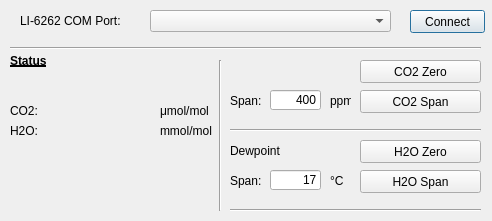
<?xml version="1.0" encoding="UTF-8"?>
<ui version="4.0">
 <class>Dialog</class>
 <widget class="QDialog" name="Dialog">
  <property name="geometry">
   <rect>
    <x>0</x>
    <y>0</y>
    <width>492</width>
    <height>221</height>
   </rect>
  </property>
  <property name="windowTitle">
   <string>Dialog</string>
  </property>
  <widget class="QComboBox" name="COM_LI6262">
   <property name="geometry">
    <rect>
     <x>150</x>
     <y>10</y>
     <width>241</width>
     <height>22</height>
    </rect>
   </property>
  </widget>
  <widget class="QLineEdit" name="CO2SpanVal">
   <property name="geometry">
    <rect>
     <x>270</x>
     <y>90</y>
     <width>51</width>
     <height>20</height>
    </rect>
   </property>
   <property name="text">
    <string>400</string>
   </property>
   <property name="alignment">
    <set>Qt::AlignRight|Qt::AlignTrailing|Qt::AlignVCenter</set>
   </property>
  </widget>
  <widget class="QLabel" name="label_2">
   <property name="geometry">
    <rect>
     <x>20</x>
     <y>10</y>
     <width>121</width>
     <height>21</height>
    </rect>
   </property>
   <property name="text">
    <string>LI-6262 COM Port:</string>
   </property>
  </widget>
  <widget class="Line" name="line">
   <property name="geometry">
    <rect>
     <x>10</x>
     <y>40</y>
     <width>471</width>
     <height>16</height>
    </rect>
   </property>
   <property name="orientation">
    <enum>Qt::Horizontal</enum>
   </property>
  </widget>
  <widget class="QLabel" name="label_5">
   <property name="geometry">
    <rect>
     <x>10</x>
     <y>100</y>
     <width>61</width>
     <height>21</height>
    </rect>
   </property>
   <property name="text">
    <string>CO2:</string>
   </property>
  </widget>
  <widget class="QLabel" name="label_6">
   <property name="geometry">
    <rect>
     <x>10</x>
     <y>120</y>
     <width>61</width>
     <height>21</height>
    </rect>
   </property>
   <property name="text">
    <string>H2O:</string>
   </property>
  </widget>
  <widget class="Line" name="line_2">
   <property name="geometry">
    <rect>
     <x>210</x>
     <y>60</y>
     <width>20</width>
     <height>151</height>
    </rect>
   </property>
   <property name="orientation">
    <enum>Qt::Vertical</enum>
   </property>
  </widget>
  <widget class="QLabel" name="co2">
   <property name="geometry">
    <rect>
     <x>90</x>
     <y>100</y>
     <width>41</width>
     <height>21</height>
    </rect>
   </property>
   <property name="text">
    <string/>
   </property>
   <property name="alignment">
    <set>Qt::AlignRight|Qt::AlignTrailing|Qt::AlignVCenter</set>
   </property>
  </widget>
  <widget class="QLabel" name="h2o">
   <property name="geometry">
    <rect>
     <x>90</x>
     <y>120</y>
     <width>41</width>
     <height>21</height>
    </rect>
   </property>
   <property name="text">
    <string/>
   </property>
   <property name="alignment">
    <set>Qt::AlignRight|Qt::AlignTrailing|Qt::AlignVCenter</set>
   </property>
  </widget>
  <widget class="QLabel" name="label_15">
   <property name="geometry">
    <rect>
     <x>160</x>
     <y>100</y>
     <width>61</width>
     <height>21</height>
    </rect>
   </property>
   <property name="text">
    <string>μmol/mol</string>
   </property>
  </widget>
  <widget class="QLabel" name="label_16">
   <property name="geometry">
    <rect>
     <x>160</x>
     <y>120</y>
     <width>61</width>
     <height>21</height>
    </rect>
   </property>
   <property name="text">
    <string>mmol/mol</string>
   </property>
  </widget>
  <widget class="QLabel" name="label_19">
   <property name="geometry">
    <rect>
     <x>230</x>
     <y>90</y>
     <width>31</width>
     <height>21</height>
    </rect>
   </property>
   <property name="text">
    <string>Span:</string>
   </property>
  </widget>
  <widget class="QLabel" name="label_21">
   <property name="geometry">
    <rect>
     <x>330</x>
     <y>90</y>
     <width>21</width>
     <height>21</height>
    </rect>
   </property>
   <property name="text">
    <string>ppm</string>
   </property>
  </widget>
  <widget class="QLabel" name="label_9">
   <property name="geometry">
    <rect>
     <x>10</x>
     <y>50</y>
     <width>61</width>
     <height>21</height>
    </rect>
   </property>
   <property name="font">
    <font>
     <weight>75</weight>
     <bold>true</bold>
     <underline>true</underline>
    </font>
   </property>
   <property name="text">
    <string>Status</string>
   </property>
  </widget>
  <widget class="Line" name="line_4">
   <property name="geometry">
    <rect>
     <x>230</x>
     <y>120</y>
     <width>251</width>
     <height>20</height>
    </rect>
   </property>
   <property name="orientation">
    <enum>Qt::Horizontal</enum>
   </property>
  </widget>
  <widget class="QPushButton" name="connectLI6262">
   <property name="geometry">
    <rect>
     <x>410</x>
     <y>10</y>
     <width>75</width>
     <height>23</height>
    </rect>
   </property>
   <property name="text">
    <string>Connect</string>
   </property>
  </widget>
  <widget class="QPushButton" name="CO2Zero">
   <property name="geometry">
    <rect>
     <x>360</x>
     <y>60</y>
     <width>121</width>
     <height>23</height>
    </rect>
   </property>
   <property name="text">
    <string>CO2 Zero</string>
   </property>
  </widget>
  <widget class="QPushButton" name="CO2Span">
   <property name="geometry">
    <rect>
     <x>360</x>
     <y>90</y>
     <width>121</width>
     <height>23</height>
    </rect>
   </property>
   <property name="text">
    <string>CO2 Span</string>
   </property>
  </widget>
  <widget class="QLabel" name="label_22">
   <property name="geometry">
    <rect>
     <x>330</x>
     <y>170</y>
     <width>21</width>
     <height>21</height>
    </rect>
   </property>
   <property name="text">
    <string>°C</string>
   </property>
  </widget>
  <widget class="Line" name="line_5">
   <property name="geometry">
    <rect>
     <x>230</x>
     <y>200</y>
     <width>251</width>
     <height>20</height>
    </rect>
   </property>
   <property name="orientation">
    <enum>Qt::Horizontal</enum>
   </property>
  </widget>
  <widget class="QLabel" name="label_20">
   <property name="geometry">
    <rect>
     <x>230</x>
     <y>170</y>
     <width>31</width>
     <height>21</height>
    </rect>
   </property>
   <property name="text">
    <string>Span:</string>
   </property>
  </widget>
  <widget class="QLineEdit" name="H2OSpanVal">
   <property name="geometry">
    <rect>
     <x>270</x>
     <y>170</y>
     <width>51</width>
     <height>20</height>
    </rect>
   </property>
   <property name="text">
    <string>17</string>
   </property>
   <property name="alignment">
    <set>Qt::AlignRight|Qt::AlignTrailing|Qt::AlignVCenter</set>
   </property>
  </widget>
  <widget class="QPushButton" name="H2OSpan">
   <property name="geometry">
    <rect>
     <x>360</x>
     <y>170</y>
     <width>121</width>
     <height>23</height>
    </rect>
   </property>
   <property name="text">
    <string>H2O Span</string>
   </property>
  </widget>
  <widget class="QPushButton" name="H2OZero">
   <property name="geometry">
    <rect>
     <x>360</x>
     <y>140</y>
     <width>121</width>
     <height>23</height>
    </rect>
   </property>
   <property name="text">
    <string>H2O Zero</string>
   </property>
  </widget>
  <widget class="QLabel" name="label_23">
   <property name="geometry">
    <rect>
     <x>230</x>
     <y>140</y>
     <width>101</width>
     <height>21</height>
    </rect>
   </property>
   <property name="text">
    <string>Dewpoint</string>
   </property>
  </widget>
 </widget>
 <resources/>
 <connections/>
</ui>
